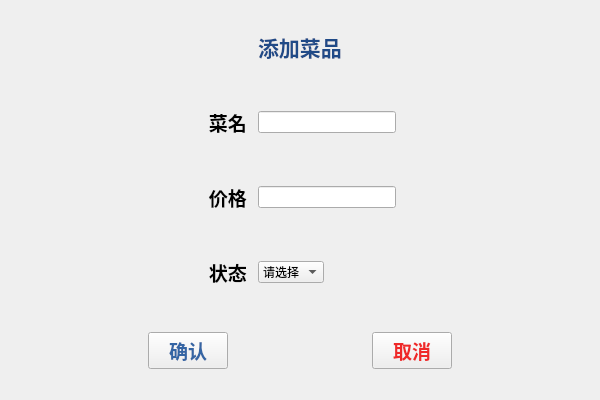
<?xml version="1.0" encoding="UTF-8"?>
<ui version="4.0">
 <class>Add_food</class>
 <widget class="QWidget" name="Add_food">
  <property name="geometry">
   <rect>
    <x>0</x>
    <y>0</y>
    <width>600</width>
    <height>400</height>
   </rect>
  </property>
  <property name="maximumSize">
   <size>
    <width>600</width>
    <height>400</height>
   </size>
  </property>
  <property name="windowTitle">
   <string>Form</string>
  </property>
  <layout class="QGridLayout" name="gridLayout">
   <item row="1" column="0">
    <layout class="QHBoxLayout" name="horizontalLayout">
     <item>
      <spacer name="horizontalSpacer">
       <property name="orientation">
        <enum>Qt::Horizontal</enum>
       </property>
       <property name="sizeHint" stdset="0">
        <size>
         <width>40</width>
         <height>20</height>
        </size>
       </property>
      </spacer>
     </item>
     <item>
      <widget class="QLabel" name="label">
       <property name="font">
        <font>
         <family>AR PL UKai CN</family>
         <pointsize>16</pointsize>
         <weight>75</weight>
         <bold>true</bold>
        </font>
       </property>
       <property name="text">
        <string>&lt;html&gt;&lt;head/&gt;&lt;body&gt;&lt;p&gt;&lt;span style=&quot; color:#204a87;&quot;&gt;添加菜品&lt;/span&gt;&lt;/p&gt;&lt;/body&gt;&lt;/html&gt;</string>
       </property>
      </widget>
     </item>
     <item>
      <spacer name="horizontalSpacer_2">
       <property name="orientation">
        <enum>Qt::Horizontal</enum>
       </property>
       <property name="sizeHint" stdset="0">
        <size>
         <width>40</width>
         <height>20</height>
        </size>
       </property>
      </spacer>
     </item>
    </layout>
   </item>
   <item row="2" column="0">
    <layout class="QHBoxLayout" name="horizontalLayout_8">
     <item>
      <spacer name="horizontalSpacer_7">
       <property name="orientation">
        <enum>Qt::Horizontal</enum>
       </property>
       <property name="sizeHint" stdset="0">
        <size>
         <width>40</width>
         <height>20</height>
        </size>
       </property>
      </spacer>
     </item>
     <item>
      <layout class="QVBoxLayout" name="verticalLayout_2">
       <item>
        <spacer name="verticalSpacer_3">
         <property name="orientation">
          <enum>Qt::Vertical</enum>
         </property>
         <property name="sizeHint" stdset="0">
          <size>
           <width>20</width>
           <height>15</height>
          </size>
         </property>
        </spacer>
       </item>
       <item>
        <layout class="QVBoxLayout" name="verticalLayout">
         <item>
          <layout class="QHBoxLayout" name="horizontalLayout_2">
           <item>
            <widget class="QLabel" name="label_2">
             <property name="font">
              <font>
               <family>AR PL UKai CN</family>
               <pointsize>14</pointsize>
               <weight>75</weight>
               <bold>true</bold>
              </font>
             </property>
             <property name="text">
              <string> 菜名 </string>
             </property>
            </widget>
           </item>
           <item>
            <widget class="QLineEdit" name="lineEdit"/>
           </item>
          </layout>
         </item>
         <item>
          <spacer name="verticalSpacer">
           <property name="orientation">
            <enum>Qt::Vertical</enum>
           </property>
           <property name="sizeHint" stdset="0">
            <size>
             <width>20</width>
             <height>40</height>
            </size>
           </property>
          </spacer>
         </item>
         <item>
          <layout class="QHBoxLayout" name="horizontalLayout_3">
           <item>
            <widget class="QLabel" name="label_3">
             <property name="font">
              <font>
               <family>AR PL UKai CN</family>
               <pointsize>14</pointsize>
               <weight>75</weight>
               <bold>true</bold>
              </font>
             </property>
             <property name="text">
              <string> 价格 </string>
             </property>
            </widget>
           </item>
           <item>
            <widget class="QLineEdit" name="lineEdit_2"/>
           </item>
          </layout>
         </item>
         <item>
          <spacer name="verticalSpacer_2">
           <property name="orientation">
            <enum>Qt::Vertical</enum>
           </property>
           <property name="sizeHint" stdset="0">
            <size>
             <width>20</width>
             <height>40</height>
            </size>
           </property>
          </spacer>
         </item>
         <item>
          <layout class="QHBoxLayout" name="horizontalLayout_5">
           <item>
            <layout class="QHBoxLayout" name="horizontalLayout_4">
             <item>
              <widget class="QLabel" name="label_4">
               <property name="font">
                <font>
                 <family>AR PL UKai CN</family>
                 <pointsize>14</pointsize>
                 <weight>75</weight>
                 <bold>true</bold>
                </font>
               </property>
               <property name="text">
                <string> 状态 </string>
               </property>
              </widget>
             </item>
             <item>
              <widget class="QComboBox" name="comboBox">
               <item>
                <property name="text">
                 <string>请选择</string>
                </property>
               </item>
               <item>
                <property name="text">
                 <string>有</string>
                </property>
               </item>
               <item>
                <property name="text">
                 <string>无</string>
                </property>
               </item>
              </widget>
             </item>
            </layout>
           </item>
           <item>
            <spacer name="horizontalSpacer_3">
             <property name="orientation">
              <enum>Qt::Horizontal</enum>
             </property>
             <property name="sizeHint" stdset="0">
              <size>
               <width>40</width>
               <height>20</height>
              </size>
             </property>
            </spacer>
           </item>
          </layout>
         </item>
        </layout>
       </item>
       <item>
        <spacer name="verticalSpacer_4">
         <property name="orientation">
          <enum>Qt::Vertical</enum>
         </property>
         <property name="sizeHint" stdset="0">
          <size>
           <width>20</width>
           <height>15</height>
          </size>
         </property>
        </spacer>
       </item>
      </layout>
     </item>
     <item>
      <spacer name="horizontalSpacer_8">
       <property name="orientation">
        <enum>Qt::Horizontal</enum>
       </property>
       <property name="sizeHint" stdset="0">
        <size>
         <width>40</width>
         <height>20</height>
        </size>
       </property>
      </spacer>
     </item>
    </layout>
   </item>
   <item row="3" column="0">
    <layout class="QHBoxLayout" name="horizontalLayout_6">
     <item>
      <spacer name="horizontalSpacer_6">
       <property name="orientation">
        <enum>Qt::Horizontal</enum>
       </property>
       <property name="sizeHint" stdset="0">
        <size>
         <width>40</width>
         <height>20</height>
        </size>
       </property>
      </spacer>
     </item>
     <item>
      <widget class="QPushButton" name="pushButton">
       <property name="font">
        <font>
         <family>AR PL UKai CN</family>
         <pointsize>14</pointsize>
         <weight>75</weight>
         <bold>true</bold>
        </font>
       </property>
       <property name="styleSheet">
        <string notr="true">color: rgb(52, 101, 164);</string>
       </property>
       <property name="text">
        <string>确认</string>
       </property>
       <property name="icon">
        <iconset resource="image.qrc">
         <normaloff>:/image/38.png</normaloff>:/image/38.png</iconset>
       </property>
      </widget>
     </item>
     <item>
      <spacer name="horizontalSpacer_4">
       <property name="orientation">
        <enum>Qt::Horizontal</enum>
       </property>
       <property name="sizeHint" stdset="0">
        <size>
         <width>40</width>
         <height>20</height>
        </size>
       </property>
      </spacer>
     </item>
     <item>
      <widget class="QPushButton" name="pushButton_2">
       <property name="maximumSize">
        <size>
         <width>600</width>
         <height>400</height>
        </size>
       </property>
       <property name="font">
        <font>
         <family>AR PL UKai CN</family>
         <pointsize>14</pointsize>
         <weight>75</weight>
         <bold>true</bold>
        </font>
       </property>
       <property name="styleSheet">
        <string notr="true">color: rgb(239, 41, 41);</string>
       </property>
       <property name="text">
        <string>取消</string>
       </property>
       <property name="icon">
        <iconset resource="image.qrc">
         <normaloff>:/image/39.png</normaloff>:/image/39.png</iconset>
       </property>
      </widget>
     </item>
     <item>
      <spacer name="horizontalSpacer_5">
       <property name="orientation">
        <enum>Qt::Horizontal</enum>
       </property>
       <property name="sizeHint" stdset="0">
        <size>
         <width>40</width>
         <height>20</height>
        </size>
       </property>
      </spacer>
     </item>
    </layout>
   </item>
   <item row="4" column="0">
    <spacer name="horizontalSpacer_9">
     <property name="orientation">
      <enum>Qt::Horizontal</enum>
     </property>
     <property name="sizeHint" stdset="0">
      <size>
       <width>40</width>
       <height>20</height>
      </size>
     </property>
    </spacer>
   </item>
   <item row="0" column="0">
    <spacer name="horizontalSpacer_10">
     <property name="orientation">
      <enum>Qt::Horizontal</enum>
     </property>
     <property name="sizeHint" stdset="0">
      <size>
       <width>40</width>
       <height>20</height>
      </size>
     </property>
    </spacer>
   </item>
  </layout>
 </widget>
 <resources>
  <include location="image.qrc"/>
 </resources>
 <connections/>
</ui>
